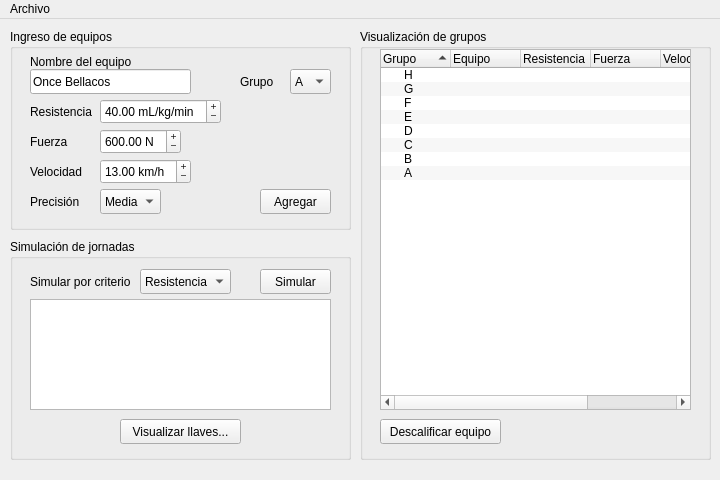
<?xml version="1.0" encoding="UTF-8"?>
<ui version="4.0">
 <class>MainWindow</class>
 <widget class="QMainWindow" name="MainWindow">
  <property name="geometry">
   <rect>
    <x>0</x>
    <y>0</y>
    <width>720</width>
    <height>480</height>
   </rect>
  </property>
  <property name="sizePolicy">
   <sizepolicy hsizetype="Preferred" vsizetype="Preferred">
    <horstretch>0</horstretch>
    <verstretch>0</verstretch>
   </sizepolicy>
  </property>
  <property name="minimumSize">
   <size>
    <width>720</width>
    <height>480</height>
   </size>
  </property>
  <property name="maximumSize">
   <size>
    <width>720</width>
    <height>480</height>
   </size>
  </property>
  <property name="windowTitle">
   <string>ＥＮＦＥＲＭＯＳ　ＰＯＲ　ＥＬ　ＦＵＴＢＯＬ</string>
  </property>
  <property name="toolButtonStyle">
   <enum>Qt::ToolButtonIconOnly</enum>
  </property>
  <widget class="QWidget" name="centralWidget">
   <widget class="QGroupBox" name="groupBoxIngreso">
    <property name="geometry">
     <rect>
      <x>10</x>
      <y>10</y>
      <width>341</width>
      <height>201</height>
     </rect>
    </property>
    <property name="title">
     <string>Ingreso de equipos</string>
    </property>
    <widget class="QComboBox" name="comboBoxPrecision">
     <property name="geometry">
      <rect>
       <x>90</x>
       <y>160</y>
       <width>61</width>
       <height>25</height>
      </rect>
     </property>
     <property name="sizePolicy">
      <sizepolicy hsizetype="MinimumExpanding" vsizetype="Fixed">
       <horstretch>0</horstretch>
       <verstretch>0</verstretch>
      </sizepolicy>
     </property>
     <property name="currentText">
      <string>Media</string>
     </property>
     <property name="currentIndex">
      <number>1</number>
     </property>
     <item>
      <property name="text">
       <string>Baja</string>
      </property>
     </item>
     <item>
      <property name="text">
       <string>Media</string>
      </property>
     </item>
     <item>
      <property name="text">
       <string>Alta</string>
      </property>
     </item>
    </widget>
    <widget class="QDoubleSpinBox" name="doubleSpinBoxResistencia">
     <property name="geometry">
      <rect>
       <x>90</x>
       <y>70</y>
       <width>121</width>
       <height>25</height>
      </rect>
     </property>
     <property name="wrapping">
      <bool>true</bool>
     </property>
     <property name="buttonSymbols">
      <enum>QAbstractSpinBox::PlusMinus</enum>
     </property>
     <property name="accelerated">
      <bool>true</bool>
     </property>
     <property name="showGroupSeparator" stdset="0">
      <bool>false</bool>
     </property>
     <property name="suffix">
      <string> mL/kg/min</string>
     </property>
     <property name="maximum">
      <double>200.000000000000000</double>
     </property>
     <property name="singleStep">
      <double>0.200000000000000</double>
     </property>
     <property name="value">
      <double>40.000000000000000</double>
     </property>
    </widget>
    <widget class="QDoubleSpinBox" name="doubleSpinBoxFuerza">
     <property name="geometry">
      <rect>
       <x>90</x>
       <y>100</y>
       <width>81</width>
       <height>25</height>
      </rect>
     </property>
     <property name="wrapping">
      <bool>true</bool>
     </property>
     <property name="buttonSymbols">
      <enum>QAbstractSpinBox::PlusMinus</enum>
     </property>
     <property name="accelerated">
      <bool>true</bool>
     </property>
     <property name="suffix">
      <string> N</string>
     </property>
     <property name="maximum">
      <double>5000.000000000000000</double>
     </property>
     <property name="singleStep">
      <double>5.000000000000000</double>
     </property>
     <property name="value">
      <double>600.000000000000000</double>
     </property>
    </widget>
    <widget class="QLabel" name="labelNombre">
     <property name="geometry">
      <rect>
       <x>20</x>
       <y>20</y>
       <width>161</width>
       <height>25</height>
      </rect>
     </property>
     <property name="text">
      <string>Nombre del equipo</string>
     </property>
    </widget>
    <widget class="QDoubleSpinBox" name="doubleSpinBoxVelocidad">
     <property name="geometry">
      <rect>
       <x>90</x>
       <y>130</y>
       <width>91</width>
       <height>25</height>
      </rect>
     </property>
     <property name="wrapping">
      <bool>true</bool>
     </property>
     <property name="buttonSymbols">
      <enum>QAbstractSpinBox::PlusMinus</enum>
     </property>
     <property name="accelerated">
      <bool>true</bool>
     </property>
     <property name="suffix">
      <string> km/h</string>
     </property>
     <property name="maximum">
      <double>100.000000000000000</double>
     </property>
     <property name="singleStep">
      <double>0.100000000000000</double>
     </property>
     <property name="value">
      <double>13.000000000000000</double>
     </property>
    </widget>
    <widget class="QLineEdit" name="lineEditNombre">
     <property name="geometry">
      <rect>
       <x>20</x>
       <y>40</y>
       <width>161</width>
       <height>25</height>
      </rect>
     </property>
     <property name="text">
      <string>Once Bellacos</string>
     </property>
    </widget>
    <widget class="QLabel" name="labelVelocidad">
     <property name="geometry">
      <rect>
       <x>20</x>
       <y>130</y>
       <width>71</width>
       <height>25</height>
      </rect>
     </property>
     <property name="text">
      <string>Velocidad</string>
     </property>
    </widget>
    <widget class="QLabel" name="labelResistencia">
     <property name="geometry">
      <rect>
       <x>20</x>
       <y>70</y>
       <width>71</width>
       <height>25</height>
      </rect>
     </property>
     <property name="text">
      <string>Resistencia</string>
     </property>
    </widget>
    <widget class="QLabel" name="labelFuerza">
     <property name="geometry">
      <rect>
       <x>20</x>
       <y>100</y>
       <width>71</width>
       <height>25</height>
      </rect>
     </property>
     <property name="text">
      <string>Fuerza</string>
     </property>
    </widget>
    <widget class="QLabel" name="labelPrecision">
     <property name="geometry">
      <rect>
       <x>20</x>
       <y>160</y>
       <width>71</width>
       <height>25</height>
      </rect>
     </property>
     <property name="text">
      <string>Precisión</string>
     </property>
    </widget>
    <widget class="QComboBox" name="comboBoxGrupo">
     <property name="geometry">
      <rect>
       <x>280</x>
       <y>40</y>
       <width>41</width>
       <height>25</height>
      </rect>
     </property>
     <property name="currentText">
      <string>A</string>
     </property>
     <property name="currentIndex">
      <number>0</number>
     </property>
     <item>
      <property name="text">
       <string>A</string>
      </property>
     </item>
     <item>
      <property name="text">
       <string>B</string>
      </property>
     </item>
     <item>
      <property name="text">
       <string>C</string>
      </property>
     </item>
     <item>
      <property name="text">
       <string>D</string>
      </property>
     </item>
     <item>
      <property name="text">
       <string>E</string>
      </property>
     </item>
     <item>
      <property name="text">
       <string>F</string>
      </property>
     </item>
     <item>
      <property name="text">
       <string>G</string>
      </property>
     </item>
     <item>
      <property name="text">
       <string>H</string>
      </property>
     </item>
    </widget>
    <widget class="QLabel" name="labelGrupo">
     <property name="geometry">
      <rect>
       <x>230</x>
       <y>40</y>
       <width>41</width>
       <height>25</height>
      </rect>
     </property>
     <property name="text">
      <string>Grupo</string>
     </property>
    </widget>
    <widget class="QPushButton" name="pushButtonAgregar">
     <property name="geometry">
      <rect>
       <x>250</x>
       <y>160</y>
       <width>71</width>
       <height>25</height>
      </rect>
     </property>
     <property name="text">
      <string>Agregar</string>
     </property>
     <property name="default">
      <bool>false</bool>
     </property>
     <property name="flat">
      <bool>false</bool>
     </property>
    </widget>
   </widget>
   <widget class="QGroupBox" name="groupBox">
    <property name="geometry">
     <rect>
      <x>360</x>
      <y>10</y>
      <width>351</width>
      <height>431</height>
     </rect>
    </property>
    <property name="title">
     <string>Visualización de grupos</string>
    </property>
    <widget class="QTreeWidget" name="treeWidgetGrupos">
     <property name="geometry">
      <rect>
       <x>20</x>
       <y>20</y>
       <width>311</width>
       <height>361</height>
      </rect>
     </property>
     <property name="autoScroll">
      <bool>false</bool>
     </property>
     <property name="autoScrollMargin">
      <number>1</number>
     </property>
     <property name="alternatingRowColors">
      <bool>true</bool>
     </property>
     <property name="verticalScrollMode">
      <enum>QAbstractItemView::ScrollPerPixel</enum>
     </property>
     <property name="sortingEnabled">
      <bool>true</bool>
     </property>
     <property name="animated">
      <bool>true</bool>
     </property>
     <property name="allColumnsShowFocus">
      <bool>true</bool>
     </property>
     <attribute name="headerDefaultSectionSize">
      <number>70</number>
     </attribute>
     <attribute name="headerStretchLastSection">
      <bool>false</bool>
     </attribute>
     <column>
      <property name="text">
       <string>Grupo</string>
      </property>
     </column>
     <column>
      <property name="text">
       <string>Equipo</string>
      </property>
     </column>
     <column>
      <property name="text">
       <string>Resistencia</string>
      </property>
     </column>
     <column>
      <property name="text">
       <string>Fuerza</string>
      </property>
     </column>
     <column>
      <property name="text">
       <string>Velocidad</string>
      </property>
     </column>
     <column>
      <property name="text">
       <string>Precisión</string>
      </property>
     </column>
     <item>
      <property name="text">
       <string>H</string>
      </property>
     </item>
     <item>
      <property name="text">
       <string>G</string>
      </property>
     </item>
     <item>
      <property name="text">
       <string>F</string>
      </property>
     </item>
     <item>
      <property name="text">
       <string>E</string>
      </property>
     </item>
     <item>
      <property name="text">
       <string>D</string>
      </property>
     </item>
     <item>
      <property name="text">
       <string>C</string>
      </property>
     </item>
     <item>
      <property name="text">
       <string>B</string>
      </property>
     </item>
     <item>
      <property name="text">
       <string>A</string>
      </property>
     </item>
    </widget>
    <widget class="QPushButton" name="pushButtonDescalificar">
     <property name="geometry">
      <rect>
       <x>20</x>
       <y>390</y>
       <width>121</width>
       <height>25</height>
      </rect>
     </property>
     <property name="text">
      <string>Descalificar equipo</string>
     </property>
    </widget>
   </widget>
   <widget class="QGroupBox" name="groupBoxSimulacion">
    <property name="geometry">
     <rect>
      <x>10</x>
      <y>220</y>
      <width>341</width>
      <height>221</height>
     </rect>
    </property>
    <property name="title">
     <string>Simulación de jornadas</string>
    </property>
    <widget class="QComboBox" name="comboBoxCriterio">
     <property name="geometry">
      <rect>
       <x>130</x>
       <y>30</y>
       <width>91</width>
       <height>25</height>
      </rect>
     </property>
     <property name="currentText">
      <string>Resistencia</string>
     </property>
     <property name="currentIndex">
      <number>0</number>
     </property>
     <item>
      <property name="text">
       <string>Resistencia</string>
      </property>
     </item>
     <item>
      <property name="text">
       <string>Fuerza</string>
      </property>
     </item>
     <item>
      <property name="text">
       <string>Velocidad</string>
      </property>
     </item>
     <item>
      <property name="text">
       <string>Precisión</string>
      </property>
     </item>
    </widget>
    <widget class="QLabel" name="labelCriterio">
     <property name="geometry">
      <rect>
       <x>20</x>
       <y>30</y>
       <width>101</width>
       <height>25</height>
      </rect>
     </property>
     <property name="text">
      <string>Simular por criterio:</string>
     </property>
    </widget>
    <widget class="QPushButton" name="pushButtonSimular">
     <property name="geometry">
      <rect>
       <x>250</x>
       <y>30</y>
       <width>71</width>
       <height>25</height>
      </rect>
     </property>
     <property name="text">
      <string>Simular</string>
     </property>
    </widget>
    <widget class="QPushButton" name="pushButtonVisualizar">
     <property name="geometry">
      <rect>
       <x>110</x>
       <y>180</y>
       <width>121</width>
       <height>25</height>
      </rect>
     </property>
     <property name="text">
      <string>Visualizar llaves...</string>
     </property>
    </widget>
    <widget class="QTreeWidget" name="treeWidgetJornadas">
     <property name="geometry">
      <rect>
       <x>20</x>
       <y>60</y>
       <width>301</width>
       <height>111</height>
      </rect>
     </property>
     <attribute name="headerVisible">
      <bool>false</bool>
     </attribute>
     <column>
      <property name="text">
       <string>Jornada</string>
      </property>
     </column>
    </widget>
   </widget>
  </widget>
  <widget class="QMenuBar" name="menubar">
   <property name="geometry">
    <rect>
     <x>0</x>
     <y>0</y>
     <width>720</width>
     <height>21</height>
    </rect>
   </property>
   <widget class="QMenu" name="menuArchivo">
    <property name="title">
     <string>Archivo</string>
    </property>
    <widget class="QMenu" name="menuCargarCopaReciente">
     <property name="title">
      <string>Cargar copa reciente</string>
     </property>
     <addaction name="actionCopaReciente0"/>
     <addaction name="actionCopaReciente1"/>
    </widget>
    <addaction name="actionNuevaCopa"/>
    <addaction name="actionCargarCopa"/>
    <addaction name="menuCargarCopaReciente"/>
    <addaction name="actionGuardarCopa"/>
    <addaction name="actionGuardarCopaComo"/>
    <addaction name="separator"/>
    <addaction name="actionSalir"/>
   </widget>
   <addaction name="menuArchivo"/>
  </widget>
  <action name="actionNuevaCopa">
   <property name="text">
    <string>Nueva copa</string>
   </property>
  </action>
  <action name="actionCargarCopa">
   <property name="text">
    <string>Cargar copa...</string>
   </property>
  </action>
  <action name="actionGuardarCopa">
   <property name="text">
    <string>Guardar copa</string>
   </property>
  </action>
  <action name="actionGuardarCopaComo">
   <property name="text">
    <string>Guardar copa como...</string>
   </property>
  </action>
  <action name="actionSalir">
   <property name="text">
    <string>Salir</string>
   </property>
  </action>
  <action name="actionCopaReciente0">
   <property name="text">
    <string>E:/Projects/Code/2024-1/data-structs/src/soccer-brackets/data/data.json</string>
   </property>
  </action>
  <action name="actionCopaReciente1">
   <property name="text">
    <string>C:/uni/data-structs/src/soccer-brackets/data/data.json</string>
   </property>
  </action>
 </widget>
 <resources/>
 <connections/>
</ui>
